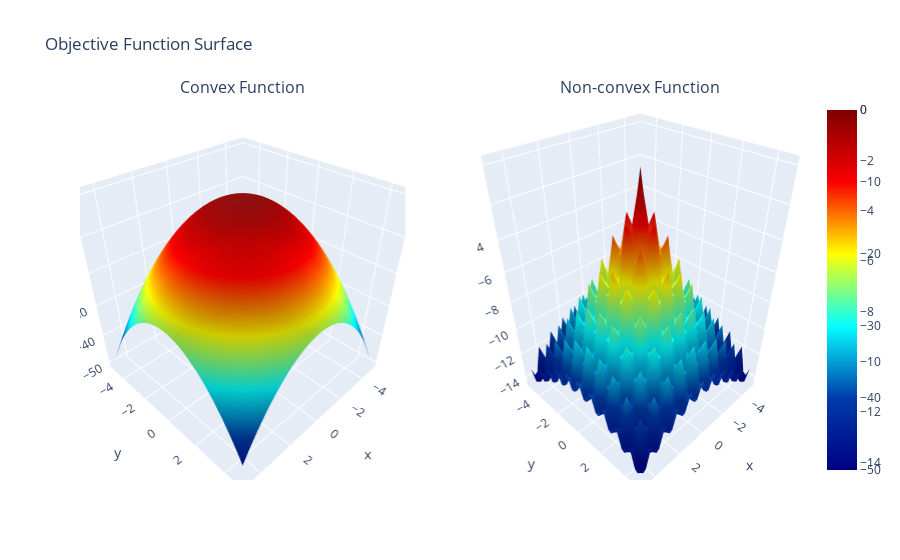

Notebook code for this chart:
### Markdown cell above
<font size="4">
    
    ...

### Code cell
import plotly.graph_objects as go
from plotly.subplots import make_subplots

search_space_plot = {
    "x": list(np.arange(-5, 5, 0.2)),
    "y": list(np.arange(-5, 5, 0.2)),
}

xi_c, yi_c, zi_c = _create_grid(convex_function, search_space_plot)
xi_a, yi_a, zi_a = _create_grid(ackley_function, search_space_plot)

fig1 = go.Surface(x=xi_c, y=yi_c, z=zi_c, colorscale=color_scale)
fig2 = go.Surface(x=xi_a, y=yi_a, z=zi_a, colorscale=color_scale)

fig = make_subplots(rows=1, cols=2,
                    specs=[[{'is_3d': True}, {'is_3d': True}]],
                    subplot_titles=['Convex Function', 'Non-convex Function'],
                    )

fig.add_trace(fig1, 1, 1)
fig.add_trace(fig2, 1, 2)
fig.update_layout(title_text="Objective Function Surface")
fig.show()

### Figure 1 — Plotly figure (JSON) as saved in the notebook; plotly's stock layout.template omitted (floating-point values rounded to 4 significant figures; data arrays with more than 128 entries replaced by an {"elided": "..."} marker saying what was removed)
{"data": [{"colorscale": [[0, "rgb(0,0,131)"], [0.2, "rgb(0,60,170)"], [0.4, "rgb(5,255,255)"], [0.6, "rgb(255,255,0)"], [0.8, "rgb(250,0,0)"], [1, "rgb(128,0,0)"]], "scene": "scene", "type": "surface", "x": {"elided": "50x50 float values"}, "y": {"elided": "50x50 float values"}, "z": {"elided": "50x50 float values"}}, {"colorscale": [[0, "rgb(0,0,131)"], [0.2, "rgb(0,60,170)"], [0.4, "rgb(5,255,255)"], [0.6, "rgb(255,255,0)"], [0.8, "rgb(250,0,0)"], [1, "rgb(128,0,0)"]], "scene": "scene2", "type": "surface", "x": {"elided": "50x50 float values"}, "y": {"elided": "50x50 float values"}, "z": {"elided": "50x50 float values"}}], "layout": {"annotations": [{"font": {"size": 16}, "showarrow": false, "text": "Convex Function", "x": 0.225, "xanchor": "center", "xref": "paper", "y": 1, "yanchor": "bottom", "yref": "paper"}, {"font": {"size": 16}, "showarrow": false, "text": "Non-convex Function", "x": 0.775, "xanchor": "center", "xref": "paper", "y": 1, "yanchor": "bottom", "yref": "paper"}], "scene": {"domain": {"x": [0, 0.45], "y": [0, 1]}}, "scene2": {"domain": {"x": [0.55, 1], "y": [0, 1]}}, "title": {"text": "Objective Function Surface"}}}
